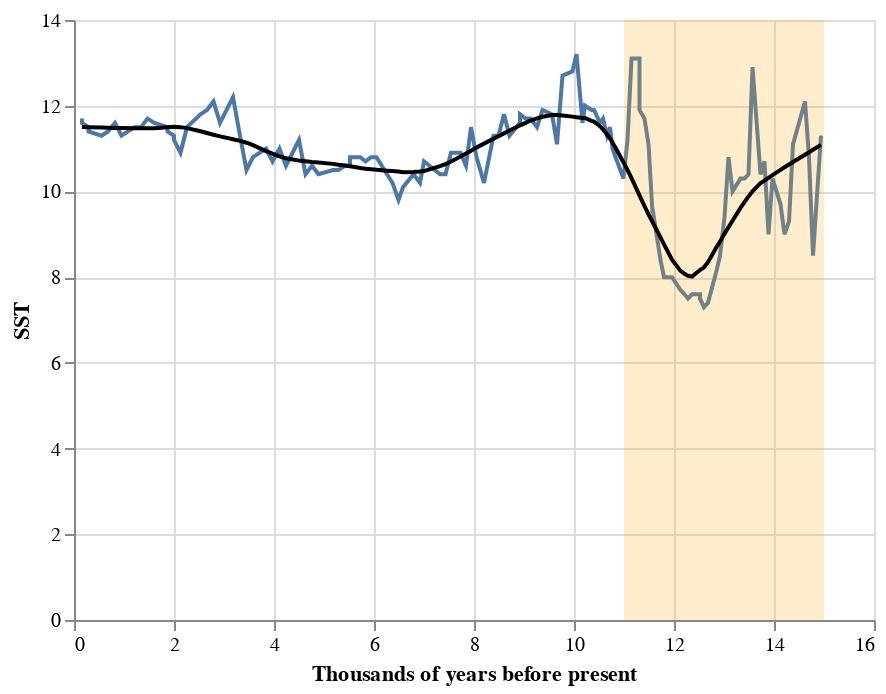

The cell this chart's notebook holds for it:
### Markdown cell above
### Conditioning on a climate event

There was a major climate event during the time span covered by the diatom data. The oldest data points in the diatom data correspond to the end of the Pleistocene epoch (ice age), at which time there was a pronounced warming (Late Glacial Interstadial, 14.7 - 12.9 KyrBP) followed by a return to glacial conditions (Younger Dryas, 12.9 - 11.7 KyrBP). 

This fluctuation can be seen from temperature reconstructions. Below is a plot of sea surface temperature reconstructions off the coast of Northern California. Data come from the following source:

> Barron *et al.*, 2003. Northern Coastal California High Resolution Holocene/Late Pleistocene Oceanographic Data. IGBP PAGES/World Data Center for Paleoclimatology. Data Contribution Series # 2003-014. NOAA/NGDC Paleoclimatology Program, Boulder CO, USA.

The shaded region indicates the time window with unusually large flucutations in sea surface temperature; this window roughly corresponds to the dates of the climate event.

### Code cell
# import sea surface temp reconstruction
seatemps = pd.read_csv('data/barron-sst.csv')

# line plot of time series
line = alt.Chart(seatemps).mark_line().encode(
    x = alt.X('Age', title = 'Thousands of years before present'),
    y = 'SST'
)

# highlight region with large variations
highlight = alt.Chart(
    pd.DataFrame(
        {'SST': np.linspace(0, 14, 100), 
         'upr': np.repeat(11, 100), 
         'lwr': np.repeat(15, 100)}
    )
).mark_area(opacity = 0.2, color = 'orange').encode(
    y = 'SST',
    x = alt.X('upr', title = 'Thousands of years before present'),
    x2 = 'lwr'
)

# add smooth trend
smooth = line.transform_loess(
    on = 'Age',
    loess = 'SST',
    bandwidth = 0.2
).mark_line(color = 'black')

# layer
line + highlight + smooth

### Figure 1 — Vega-Lite specification as saved in the notebook (floating-point values rounded to 4 significant figures)
{"config": {"view": {"continuousWidth": 400, "continuousHeight": 300}}, "layer": [{"data": {"name": "data-3a58caeda919fa504e554b7173d0eec4"}, "mark": "line", "encoding": {"x": {"type": "quantitative", "field": "Age", "title": "Thousands of years before present"}, "y": {"type": "quantitative", "field": "SST"}}}, {"data": {"name": "data-6cea38239315c3d997ab47994b5133ac"}, "mark": {"type": "area", "color": "orange", "opacity": 0.2}, "encoding": {"x": {"type": "quantitative", "field": "upr", "title": "Thousands of years before present"}, "x2": {"field": "lwr"}, "y": {"type": "quantitative", "field": "SST"}}}, {"data": {"name": "data-3a58caeda919fa504e554b7173d0eec4"}, "mark": {"type": "line", "color": "black"}, "encoding": {"x": {"type": "quantitative", "field": "Age", "title": "Thousands of years before present"}, "y": {"type": "quantitative", "field": "SST"}}, "transform": [{"loess": "SST", "on": "Age", "bandwidth": 0.2}]}], "$schema": "https://vega.github.io/schema/vega-lite/v4.0.2.json", "datasets": {"data-3a58caeda919fa504e554b7173d0eec4": [{"Age": 0.16, "SST": 11.7}, {"Age": 0.16, "SST": 11.6}, {"Age": 0.29, "SST": 11.5}, {"Age": 0.29, "SST": 11.4}, {"Age": 0.55, "SST": 11.3}, {"Age": 0.68, "SST": 11.4}, {"Age": 0.82, "SST": 11.6}, {"Age": 0.95, "SST": 11.3}, {"Age": 1.21, "SST": 11.5}, {"Age": 1.34, "SST": 11.5}, {"Age": 1.47, "SST": 11.7}, {"Age": 1.61, "SST": 11.6}, {"Age": 1.87, "SST": 11.5}, {"Age": 1.87, "SST": 11.4}, {"Age": 2.0, "SST": 11.3}, {"Age": 2.0, "SST": 11.2}, {"Age": 2.13, "SST": 10.9}, {"Age": 2.26, "SST": 11.5}, {"Age": 2.53, "SST": 11.8}, {"Age": 2.66, "SST": 11.9}, {"Age": 2.79, "SST": 12.1}, {"Age": 2.92, "SST": 11.6}, {"Age": 3.18, "SST": 12.2}, {"Age": 3.32, "SST": 11.3}, {"Age": 3.45, "SST": 10.5}, {"Age": 3.58, "SST": 10.8}, {"Age": 3.58, "SST": 10.8}, {"Age": 3.58, "SST": 10.8}, {"Age": 3.84, "SST": 11.0}, {"Age": 3.97, "SST": 10.7}, {"Age": 4.11, "SST": 11.0}, {"Age": 4.24, "SST": 10.6}, {"Age": 4.5, "SST": 11.2}, {"Age": 4.63, "SST": 10.4}, {"Age": 4.76, "SST": 10.6}, {"Age": 4.89, "SST": 10.4}, {"Age": 5.18, "SST": 10.5}, {"Age": 5.29, "SST": 10.5}, {"Age": 5.42, "SST": 10.6}, {"Age": 5.52, "SST": 10.6}, {"Age": 5.52, "SST": 10.8}, {"Age": 5.73, "SST": 10.8}, {"Age": 5.83, "SST": 10.7}, {"Age": 5.94, "SST": 10.8}, {"Age": 6.05, "SST": 10.8}, {"Age": 6.26, "SST": 10.4}, {"Age": 6.37, "SST": 10.2}, {"Age": 6.49, "SST": 9.8}, {"Age": 6.58, "SST": 10.1}, {"Age": 6.79, "SST": 10.4}, {"Age": 6.92, "SST": 10.2}, {"Age": 6.92, "SST": 10.2}, {"Age": 7.0, "SST": 10.7}, {"Age": 7.11, "SST": 10.6}, {"Age": 7.32, "SST": 10.4}, {"Age": 7.43, "SST": 10.4}, {"Age": 7.54, "SST": 10.9}, {"Age": 7.73, "SST": 10.9}, {"Age": 7.84, "SST": 10.6}, {"Age": 7.94, "SST": 11.5}, {"Age": 8.05, "SST": 10.8}, {"Age": 8.2, "SST": 10.2}, {"Age": 8.39, "SST": 11.3}, {"Age": 8.49, "SST": 11.3}, {"Age": 8.6, "SST": 11.8}, {"Age": 8.71, "SST": 11.3}, {"Age": 8.92, "SST": 11.6}, {"Age": 8.92, "SST": 11.8}, {"Age": 9.03, "SST": 11.7}, {"Age": 9.13, "SST": 11.7}, {"Age": 9.26, "SST": 11.5}, {"Age": 9.37, "SST": 11.9}, {"Age": 9.56, "SST": 11.8}, {"Age": 9.66, "SST": 11.1}, {"Age": 9.77, "SST": 12.7}, {"Age": 9.97, "SST": 12.8}, {"Age": 10.05, "SST": 13.2}, {"Age": 10.17, "SST": 11.6}, {"Age": 10.22, "SST": 12.0}, {"Age": 10.35, "SST": 11.9}, {"Age": 10.4, "SST": 11.9}, {"Age": 10.52, "SST": 11.6}, {"Age": 10.58, "SST": 11.7}, {"Age": 10.66, "SST": 11.3}, {"Age": 10.72, "SST": 11.5}, {"Age": 10.77, "SST": 11.0}, {"Age": 10.83, "SST": 10.8}, {"Age": 10.99, "SST": 10.3}, {"Age": 11.07, "SST": 11.2}, {"Age": 11.15, "SST": 13.1}, {"Age": 11.31, "SST": 13.1}, {"Age": 11.31, "SST": 11.9}, {"Age": 11.41, "SST": 11.7}, {"Age": 11.49, "SST": 11.1}, {"Age": 11.57, "SST": 9.5}, {"Age": 11.57, "SST": 9.6}, {"Age": 11.73, "SST": 8.4}, {"Age": 11.8, "SST": 8.0}, {"Age": 11.96, "SST": 8.0}, {"Age": 12.13, "SST": 7.7}, {"Age": 12.21, "SST": 7.6}, {"Age": 12.28, "SST": 7.5}, {"Age": 12.36, "SST": 7.6}, {"Age": 12.52, "SST": 7.6}, {"Age": 12.52, "SST": 7.5}, {"Age": 12.6, "SST": 7.3}, {"Age": 12.68, "SST": 7.4}, {"Age": 12.84, "SST": 8.1}, {"Age": 12.92, "SST": 8.5}, {"Age": 13.01, "SST": 9.4}, {"Age": 13.09, "SST": 10.8}, {"Age": 13.17, "SST": 10.0}, {"Age": 13.33, "SST": 10.3}, {"Age": 13.41, "SST": 10.3}, {"Age": 13.49, "SST": 10.4}, {"Age": 13.57, "SST": 12.9}, {"Age": 13.73, "SST": 10.4}, {"Age": 13.81, "SST": 10.7}, {"Age": 13.89, "SST": 9.0}, {"Age": 13.97, "SST": 10.3}, {"Age": 14.13, "SST": 9.7}, {"Age": 14.21, "SST": 9.0}, {"Age": 14.3, "SST": 9.3}, {"Age": 14.38, "SST": 11.1}, {"Age": 14.62, "SST": 12.1}, {"Age": 14.7, "SST": 10.8}, {"Age": 14.78, "SST": 8.5}, {"Age": 14.94, "SST": 11.3}], "data-6cea38239315c3d997ab47994b5133ac": [{"SST": 0.0, "upr": 11, "lwr": 15}, {"SST": 0.1414, "upr": 11, "lwr": 15}, {"SST": 0.2828, "upr": 11, "lwr": 15}, {"SST": 0.4242, "upr": 11, "lwr": 15}, {"SST": 0.5657, "upr": 11, "lwr": 15}, {"SST": 0.7071, "upr": 11, "lwr": 15}, {"SST": 0.8485, "upr": 11, "lwr": 15}, {"SST": 0.9899, "upr": 11, "lwr": 15}, {"SST": 1.131, "upr": 11, "lwr": 15}, {"SST": 1.273, "upr": 11, "lwr": 15}, {"SST": 1.414, "upr": 11, "lwr": 15}, {"SST": 1.556, "upr": 11, "lwr": 15}, {"SST": 1.697, "upr": 11, "lwr": 15}, {"SST": 1.838, "upr": 11, "lwr": 15}, {"SST": 1.98, "upr": 11, "lwr": 15}, {"SST": 2.121, "upr": 11, "lwr": 15}, {"SST": 2.263, "upr": 11, "lwr": 15}, {"SST": 2.404, "upr": 11, "lwr": 15}, {"SST": 2.545, "upr": 11, "lwr": 15}, {"SST": 2.687, "upr": 11, "lwr": 15}, {"SST": 2.828, "upr": 11, "lwr": 15}, {"SST": 2.97, "upr": 11, "lwr": 15}, {"SST": 3.111, "upr": 11, "lwr": 15}, {"SST": 3.253, "upr": 11, "lwr": 15}, {"SST": 3.394, "upr": 11, "lwr": 15}, {"SST": 3.535, "upr": 11, "lwr": 15}, {"SST": 3.677, "upr": 11, "lwr": 15}, {"SST": 3.818, "upr": 11, "lwr": 15}, {"SST": 3.96, "upr": 11, "lwr": 15}, {"SST": 4.101, "upr": 11, "lwr": 15}, {"SST": 4.242, "upr": 11, "lwr": 15}, {"SST": 4.384, "upr": 11, "lwr": 15}, {"SST": 4.525, "upr": 11, "lwr": 15}, {"SST": 4.667, "upr": 11, "lwr": 15}, {"SST": 4.808, "upr": 11, "lwr": 15}, {"SST": 4.949, "upr": 11, "lwr": 15}, {"SST": 5.091, "upr": 11, "lwr": 15}, {"SST": 5.232, "upr": 11, "lwr": 15}, {"SST": 5.374, "upr": 11, "lwr": 15}, {"SST": 5.515, "upr": 11, "lwr": 15}, {"SST": 5.657, "upr": 11, "lwr": 15}, {"SST": 5.798, "upr": 11, "lwr": 15}, {"SST": 5.939, "upr": 11, "lwr": 15}, {"SST": 6.081, "upr": 11, "lwr": 15}, {"SST": 6.222, "upr": 11, "lwr": 15}, {"SST": 6.364, "upr": 11, "lwr": 15}, {"SST": 6.505, "upr": 11, "lwr": 15}, {"SST": 6.646, "upr": 11, "lwr": 15}, {"SST": 6.788, "upr": 11, "lwr": 15}, {"SST": 6.929, "upr": 11, "lwr": 15}, {"SST": 7.071, "upr": 11, "lwr": 15}, {"SST": 7.212, "upr": 11, "lwr": 15}, {"SST": 7.354, "upr": 11, "lwr": 15}, {"SST": 7.495, "upr": 11, "lwr": 15}, {"SST": 7.636, "upr": 11, "lwr": 15}, {"SST": 7.778, "upr": 11, "lwr": 15}, {"SST": 7.919, "upr": 11, "lwr": 15}, {"SST": 8.061, "upr": 11, "lwr": 15}, {"SST": 8.202, "upr": 11, "lwr": 15}, {"SST": 8.343, "upr": 11, "lwr": 15}, {"SST": 8.485, "upr": 11, "lwr": 15}, {"SST": 8.626, "upr": 11, "lwr": 15}, {"SST": 8.768, "upr": 11, "lwr": 15}, {"SST": 8.909, "upr": 11, "lwr": 15}, {"SST": 9.051, "upr": 11, "lwr": 15}, {"SST": 9.192, "upr": 11, "lwr": 15}, {"SST": 9.333, "upr": 11, "lwr": 15}, {"SST": 9.475, "upr": 11, "lwr": 15}, {"SST": 9.616, "upr": 11, "lwr": 15}, {"SST": 9.758, "upr": 11, "lwr": 15}, {"SST": 9.899, "upr": 11, "lwr": 15}, {"SST": 10.04, "upr": 11, "lwr": 15}, {"SST": 10.18, "upr": 11, "lwr": 15}, {"SST": 10.32, "upr": 11, "lwr": 15}, {"SST": 10.46, "upr": 11, "lwr": 15}, {"SST": 10.61, "upr": 11, "lwr": 15}, {"SST": 10.75, "upr": 11, "lwr": 15}, {"SST": 10.89, "upr": 11, "lwr": 15}, {"SST": 11.03, "upr": 11, "lwr": 15}, {"SST": 11.17, "upr": 11, "lwr": 15}, {"SST": 11.31, "upr": 11, "lwr": 15}, {"SST": 11.45, "upr": 11, "lwr": 15}, {"SST": 11.6, "upr": 11, "lwr": 15}, {"SST": 11.74, "upr": 11, "lwr": 15}, {"SST": 11.88, "upr": 11, "lwr": 15}, {"SST": 12.02, "upr": 11, "lwr": 15}, {"SST": 12.16, "upr": 11, "lwr": 15}, {"SST": 12.3, "upr": 11, "lwr": 15}, {"SST": 12.44, "upr": 11, "lwr": 15}, {"SST": 12.59, "upr": 11, "lwr": 15}, {"SST": 12.73, "upr": 11, "lwr": 15}, {"SST": 12.87, "upr": 11, "lwr": 15}, {"SST": 13.01, "upr": 11, "lwr": 15}, {"SST": 13.15, "upr": 11, "lwr": 15}, {"SST": 13.29, "upr": 11, "lwr": 15}, {"SST": 13.43, "upr": 11, "lwr": 15}, {"SST": 13.58, "upr": 11, "lwr": 15}, {"SST": 13.72, "upr": 11, "lwr": 15}, {"SST": 13.86, "upr": 11, "lwr": 15}, {"SST": 14.0, "upr": 11, "lwr": 15}]}}
